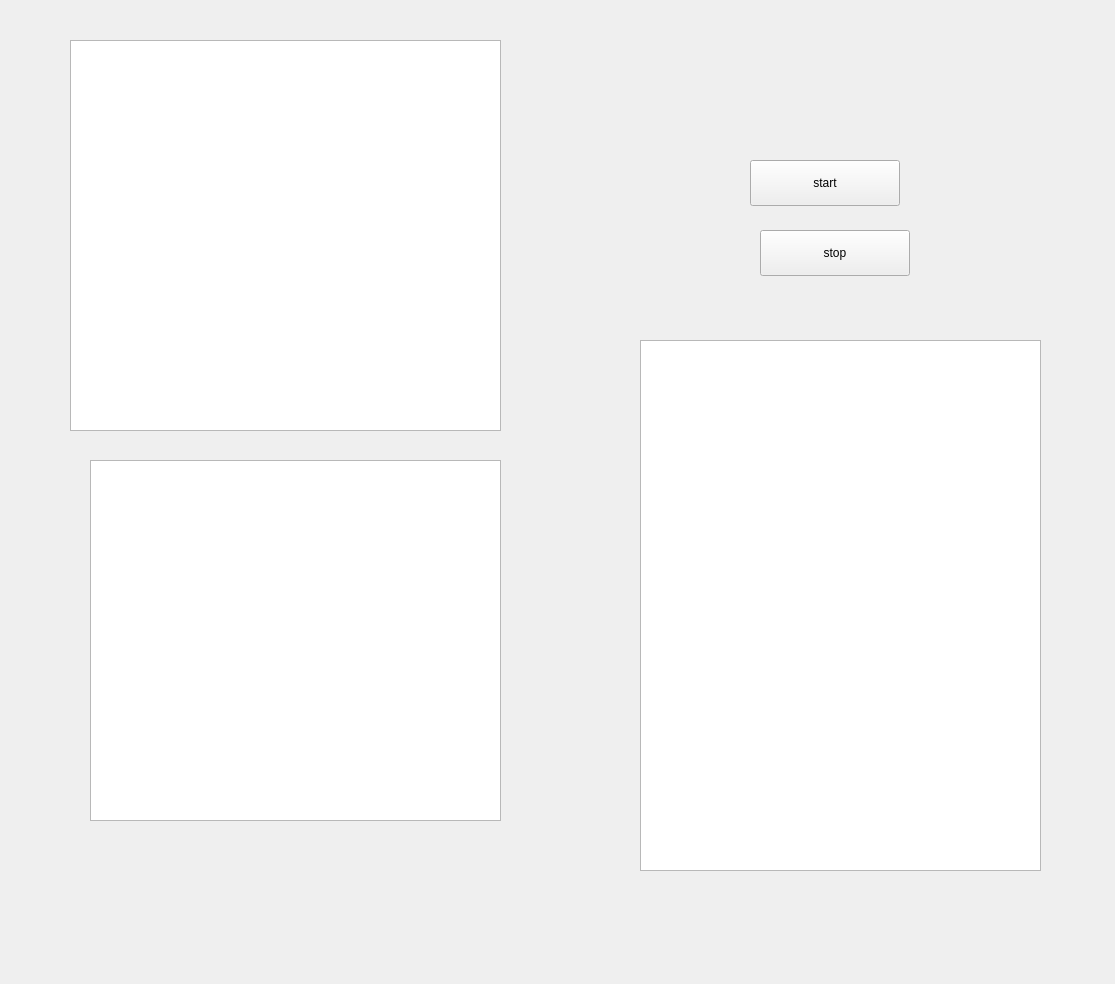
<?xml version="1.0" encoding="UTF-8"?>
<ui version="4.0">
 <class>Form</class>
 <widget class="QWidget" name="Form">
  <property name="geometry">
   <rect>
    <x>0</x>
    <y>0</y>
    <width>1115</width>
    <height>984</height>
   </rect>
  </property>
  <property name="windowTitle">
   <string>Form</string>
  </property>
  <widget class="QPushButton" name="pushButton_start">
   <property name="geometry">
    <rect>
     <x>750</x>
     <y>160</y>
     <width>150</width>
     <height>46</height>
    </rect>
   </property>
   <property name="text">
    <string>start</string>
   </property>
  </widget>
  <widget class="QListWidget" name="listWidget">
   <property name="geometry">
    <rect>
     <x>70</x>
     <y>40</y>
     <width>431</width>
     <height>391</height>
    </rect>
   </property>
  </widget>
  <widget class="QTextEdit" name="textEdit">
   <property name="geometry">
    <rect>
     <x>90</x>
     <y>460</y>
     <width>411</width>
     <height>361</height>
    </rect>
   </property>
  </widget>
  <widget class="QPlainTextEdit" name="plainTextEdit">
   <property name="geometry">
    <rect>
     <x>640</x>
     <y>340</y>
     <width>401</width>
     <height>531</height>
    </rect>
   </property>
  </widget>
  <widget class="QPushButton" name="pushButton_stop">
   <property name="geometry">
    <rect>
     <x>760</x>
     <y>230</y>
     <width>150</width>
     <height>46</height>
    </rect>
   </property>
   <property name="text">
    <string>stop</string>
   </property>
  </widget>
 </widget>
 <resources/>
 <connections/>
</ui>
